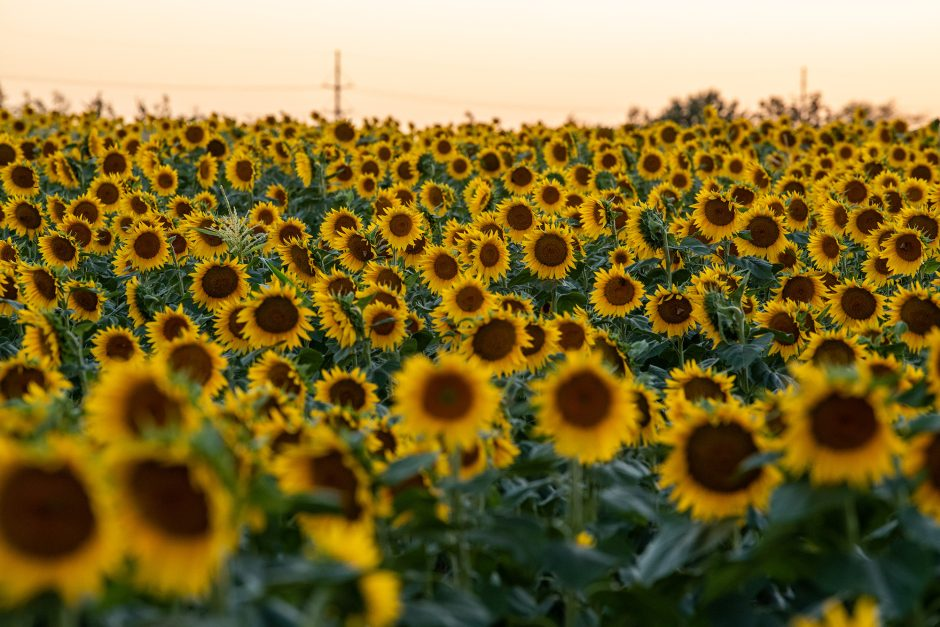
#> input picture Assignment3/sunflower.jpg, 940 x 627 px; its folder holds 2 pictures in this run
$ jupyter execute logscale_hyunwoo.ipynb
#> lines starting #> are read from the running program, lines starting #| are printed output that depends on the picture
[cell 1]
import matplotlib as mpl
import matplotlib.pyplot as plt
import time
import numpy as np

### PART 2.1. Download and convert image

[cell 2]
import os
import wget
from PIL import Image


def get_image(url, filename, ratio):
#> called with filename = 'sunflower', ratio = 0.3
    jpg = f'{filename}.jpg'
    png = f'{filename}.png'
    if not os.path.exists(jpg):
        wget.download(url, jpg)

    img = Image.open(jpg)
#> img is the input picture: PIL image 940x627 RGB; mean R, G, B 128.5, 110.2, 52.9
    new_size = (int(img.width * ratio), int(img.height * ratio))
#> new_size = (282, 188)
    img_resized = img.resize(new_size)
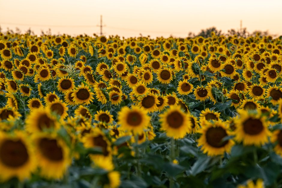
#> img_resized: PIL image 282x188 RGB; mean R, G, B 128.5, 110.2, 52.9
    img_resized.save(png, format="PNG")
    return plt.imread(png)


url = 'https://showme.missouri.edu/wp-content/uploads/2022/09/092722Sunflowers5-940x627.jpg'
img = get_image(url, 'sunflower', 0.3)
plt.imshow(img)

### PART 2.2. Define LoG function and show results

[cell 3]
def LoG(sigma=1, size=19) -> np.array:
    '''
    Laplacian of Gaussian (LoG) filter

    Parameters:
        sigma: parameter of the Gaussian kernel and
        size: overall image size of the filter (here by default 19x19 pixels)

    Returns:
        np.array: filter values (x, y)
    '''

    log_filter = np.zeros((size, size))
    center = size // 2
    for x in range(size):
        for y in range(size):
            X = x - center
            Y = y - center
            a = (X**2 + Y**2) / (2 * sigma**2)
            log_filter[x, y] = -1 / (np.pi * sigma**4) * (1 - a) * np.exp(-a)

    return log_filter


import matplotlib.gridspec as gridspec
figure = plt.figure(figsize=(10, 4))
gs = gridspec.GridSpec(2, 5, figure)

log_filters = []
for i in range(1, 11):
    log = LoG(sigma=i)
    ax = figure.add_subplot(gs[(i-1)//5, (i-1)%5])
    ax.imshow(log, cmap='grey')
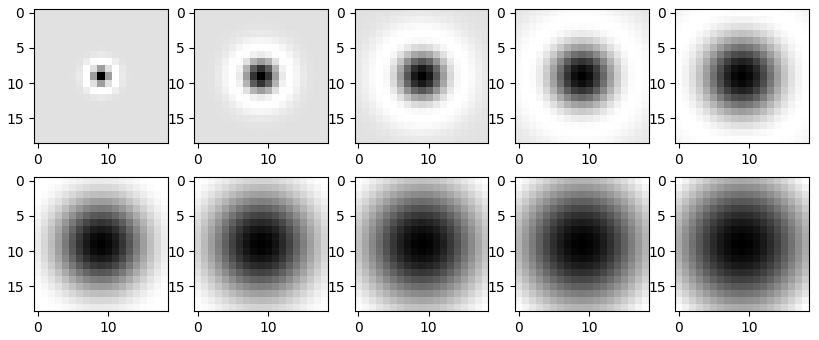
#> figure drawn by matplotlib, 10 panels

### PART 2.3. Define filterImg and trackScale

[cell 4]
import matplotlib.gridspec as gridspec
from numpy.lib.stride_tricks import sliding_window_view


def filterImg(img, fil):
    '''
    performs a convolution of img with fil

    Returns:
        same size of filtered image that
    '''
    use_vectorized = True

    i_height, i_width = img.shape
    k_height, k_width = fil.shape
    pad_h = k_height // 2
    pad_w = k_width // 2
    padded = np.pad(img, ((pad_h, pad_h), (pad_w, pad_w)), mode='constant', constant_values=0)

    if use_vectorized:
        windows = sliding_window_view(padded, (k_height, k_width))
        output = np.einsum('ijkl,kl->ij', windows, fil)
    else:
        output = np.zeros_like(img, dtype=np.float64)
        for i in range(i_height):
            for j in range(i_width):
                patch = padded[i:i+k_height, j:j+k_width]
                output[i, j] = np.sum(patch * fil)

    return output


def plot_images(imgs, columns=3, title=""):
    rows = (len(imgs) // columns) + 1
    figure = plt.figure(figsize=(columns * 4, rows * 4))
    gs = gridspec.GridSpec(rows, columns, figure)

    for i, img in enumerate(imgs):
        ax = figure.add_subplot(gs[i//columns, i%columns])
        ax.imshow(img, cmap='grey')

    plt.title(title)
    plt.tight_layout()
    plt.show()


def trackScale(img, sigmas, size, threshold):
    imgs = []
    for s in sigmas:
        # our purpose is detecting "darkest" blob from image so I don't flip the filter results.
        resp = filterImg(img, LoG(s, size))
        resp *= s ** 2
        imgs.append(resp)
    imgs = np.array(imgs)

    # find maximum value of each pixels and sigma indice.
    filMaxScale = np.max(imgs, axis=0)
    max_index = np.argmax(imgs, axis=0)

    figure = plt.figure(figsize=(5, 5))
    ax = figure.add_subplot(111)
    ax.imshow(img, cmap='gray')
    ax.set_title("LoG Scale Blob Detection")

    coords = np.argwhere(filMaxScale >= threshold)
    for (y, x) in coords:
        sigma_blob = sigmas[ max_index[y, x] ]
        radius = np.sqrt(3) * sigma_blob
        circle = plt.Circle((x, y), radius, color='red', fill=False, linewidth=1)
        ax.add_patch(circle)

    ax.axis('off')
    plt.show()
    return filMaxScale

[cell 5]
# Grayscale (ITU-R BT.601)
grayscale_img = img @ [0.2989, 0.5870, 0.1140]
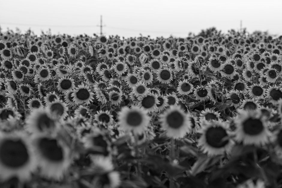
#> grayscale_img: shape (188, 282) float64; min 0.00578, max 0.981, mean 0.428

sigmas = range(1, 11)
# for size in [s * 6 + 1 for s in sigmas]:
#     print(f"kernal size: {size}")
#     trackScale(grayscale_img, sigmas, size=size, threshold=0.214)

size = 61
threshold = 0.214
print(f"kernal size: {size}, threshold: {threshold}")
trackScale(grayscale_img, sigmas, size=size, threshold=threshold)
#> the loop in trackScale, `for s in sigmas: # our purpose is detecting "darkest" blob from image ..` made 10 passes
#> pass 1, in filterImg, `padded = np.pad(img, ((pad_h, pad_h), (pad_w, pad_w)), mode='constant'..`:
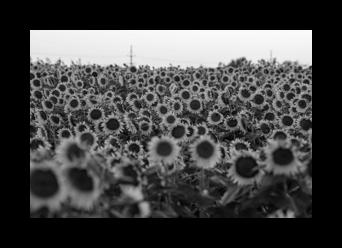
#> padded: shape (248, 342) float64; min 0, max 0.981, mean 0.267
#> pass 1, in filterImg, `output = np.einsum('ijkl,kl->ij', windows, fil)`:
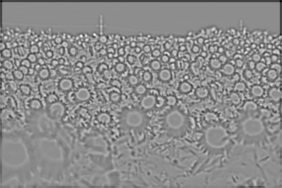
#> output: shape (188, 282) float64; min -0.368, max 0.294, mean -0.00401; drawn with min black and max white
#> pass 2, in filterImg (call 2), `output = np.einsum('ijkl,kl->ij', windows, fil)`:
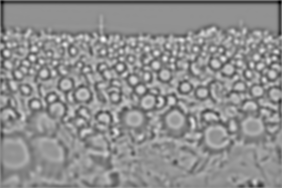
#> output: shape (188, 282) float64; min -0.102, max 0.0759, mean -0.00185; drawn with min black and max white
#> after the loop in trackScale, `for s in sigmas:`:
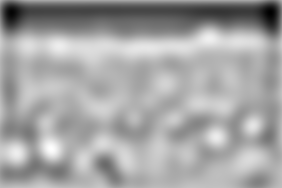
#> resp: shape (188, 282) float64; min -0.454, max 0.172, mean -0.0504; drawn with min black and max white
#> after the loop in trackScale, `for s in sigmas:`: imgs = 10 items
#> in trackScale, `filMaxScale = np.max(imgs, axis=0)`:
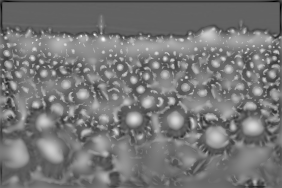
#> filMaxScale: shape (188, 282) float64; min -0.191, max 0.304, mean 0.0387; drawn with min black and max white
#> in trackScale, `max_index = np.argmax(imgs, axis=0)`:
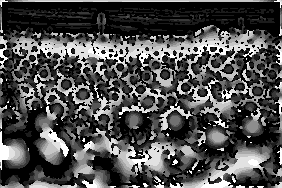
#> max_index: shape (188, 282) int64; min 0, max 9, mean 2.78; drawn with min black and max white
#> in trackScale, `coords = np.argwhere(filMaxScale >= threshold)`: coords = 161 pairs, first value 34 to 132, second value 5 to 276
#> the loop in trackScale, `for (y, x) in coords:` made 161 passes
#> (y, x, sigma_blob, radius) on passes 1 to 3: (34, 94, 1, 1.73), (35, 81, 1, 1.73), (36, 81, 1, 1.73)
#> in trackScale, `plt.show()`:
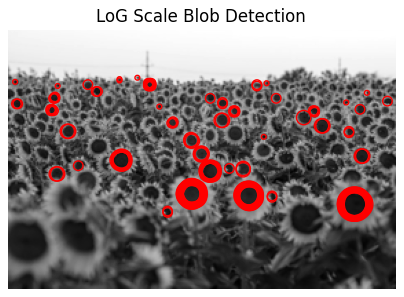
#> figure drawn by matplotlib, 1 panel
